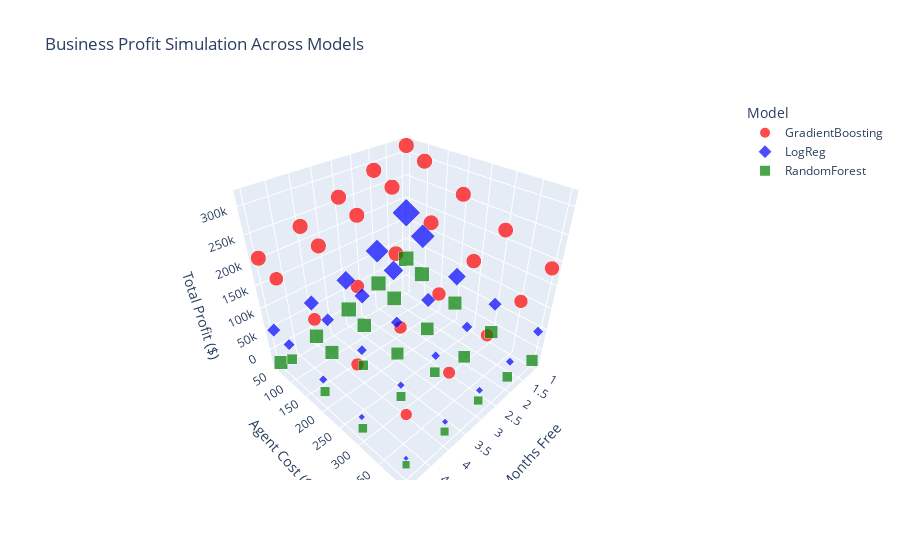

Source (notebook cell):
### Code cell
import pandas as pd
import numpy as np
import plotly.express as px


def prepare_df_pred(df, y_proba):
    n = min(len(df), len(y_proba))
    df_used = df.reset_index(drop=True).iloc[:n]
    y_used = pd.Series(y_proba).reset_index(drop=True).iloc[:n]
    return df_used, y_used


min_len = min(len(df_test), len(y_proba_lr), len(y_proba_rf), len(y_proba))
df_test_trim = df_test.reset_index(drop=True).iloc[:min_len]

y_lr_trim = pd.Series(y_proba_lr).reset_index(drop=True).iloc[:min_len]
y_rf_trim = pd.Series(y_proba_rf).reset_index(drop=True).iloc[:min_len]
y_gb_trim = pd.Series(y_proba).reset_index(drop=True).iloc[:min_len]

models = {
    "LogReg": y_lr_trim,
    "RandomForest": y_rf_trim,
    "GradientBoosting": y_gb_trim
}

months_free = [1, 2, 3, 4, 5]
agent_cost = [50, 100, 200, 300, 400]

all_rows = []

for model_name, y_model in models.items():
    df_model = df_test_trim.copy()
    for m in months_free:
        for c in agent_cost:
            profit, coverage, recall = simulate(df_model, y_model, m, c)
            all_rows.append({
                "model": model_name,
                "months_free": m,
                "agent_cost": c,
                "profit": profit,
                "coverage_%": 100 * coverage,
                "recall": recall
            })


results = pd.DataFrame(all_rows).sort_values(["model", "months_free", "agent_cost"])
results


fig = px.scatter_3d(
    results,
    x="months_free",
    y="agent_cost",
    z="profit",
    color="model",            
    size="coverage_%",
    symbol="model",           
    title="Business Profit Simulation Across Models",
    labels={
        "months_free": "Months Free",
        "agent_cost": "Agent Cost ($)",
        "profit": "Total Profit ($)",
        "coverage_%": "Coverage (%)",
        "model": "Model"
    },
    color_discrete_map={"LogReg": "blue", "RandomForest": "green", "GradientBoosting": "red"}
)

fig.show()

### Figure 1 — Plotly figure (JSON) as saved in the notebook; plotly's stock layout.template omitted (floating-point values rounded to 4 significant figures)
{"data": [{"hovertemplate": "Model=GradientBoosting<br>Months Free=%{x}<br>Agent Cost ($)=%{y}<br>Total Profit ($)=%{z}<br>Coverage (%)=%{marker.size}<extra></extra>", "legendgroup": "GradientBoosting", "marker": {"color": "red", "size": [27.18, 26.97, 26.76, 25.83, 24.2, 27.18, 26.9, 26.47, 25.05, 20.87, 27.18, 26.83, 25.83, 21.36, 18.24, 26.9, 26.76, 21.58, 18.88, 17.25, 26.76, 22.0, 19.45, 18.1, 15.33], "sizemode": "area", "sizeref": 0.1173, "symbol": "circle"}, "mode": "markers", "name": "GradientBoosting", "scene": "scene", "showlegend": true, "type": "scatter3d", "x": [1, 1, 1, 1, 1, 2, 2, 2, 2, 2, 3, 3, 3, 3, 3, 4, 4, 4, 4, 4, 5, 5, 5, 5, 5], "y": [50, 100, 200, 300, 400, 50, 100, 200, 300, 400, 50, 100, 200, 300, 400, 50, 100, 200, 300, 400, 50, 100, 200, 300, 400], "z": [316100.0, 297000.0, 259100.0, 222000.0, 186400.0, 288700.0, 269600.0, 231900.0, 195400.0, 162600.0, 261200.0, 242300.0, 204900.0, 171000.0, 144000.0, 233900.0, 214900.0, 179700.0, 152100.0, 126400.0, 206500.0, 188700.0, 160800.0, 134100.0, 109800.0]}, {"hovertemplate": "Model=LogReg<br>Months Free=%{x}<br>Agent Cost ($)=%{y}<br>Total Profit ($)=%{z}<br>Coverage (%)=%{marker.size}<extra></extra>", "legendgroup": "LogReg", "marker": {"color": "blue", "size": [46.91, 36.27, 20.37, 11.07, 6.529, 33.43, 24.77, 12.99, 7.452, 4.258, 22.92, 14.83, 8.73, 5.039, 3.336, 14.69, 10.65, 6.388, 3.549, 2.626, 11.14, 8.02, 4.684, 2.839, 1.845], "sizemode": "area", "sizeref": 0.1173, "symbol": "diamond"}, "mode": "markers", "name": "LogReg", "scene": "scene", "showlegend": true, "type": "scatter3d", "x": [1, 1, 1, 1, 1, 2, 2, 2, 2, 2, 3, 3, 3, 3, 3, 4, 4, 4, 4, 4, 5, 5, 5, 5, 5], "y": [50, 100, 200, 300, 400, 50, 100, 200, 300, 400, 50, 100, 200, 300, 400, 50, 100, 200, 300, 400, 50, 100, 200, 300, 400], "z": [170900.0, 132700.0, 75400.0, 56710.0, 45830.0, 111600.0, 85570.0, 60660.0, 49650.0, 27920.0, 78200.0, 64370.0, 53320.0, 34230.0, 21830.0, 66530.0, 52630.0, 39490.0, 24600.0, 17310.0, 49220.0, 45010.0, 29020.0, 17840.0, 11330.0]}, {"hovertemplate": "Model=RandomForest<br>Months Free=%{x}<br>Agent Cost ($)=%{y}<br>Total Profit ($)=%{z}<br>Coverage (%)=%{marker.size}<extra></extra>", "legendgroup": "RandomForest", "marker": {"color": "green", "size": [27.04, 25.69, 22.5, 19.94, 17.18, 26.69, 24.27, 21.29, 18.17, 12.07, 26.54, 23.7, 19.38, 12.56, 9.936, 23.92, 22.71, 12.28, 10.65, 8.801, 21.86, 12.85, 11.21, 10.22, 7.239], "sizemode": "area", "sizeref": 0.1173, "symbol": "square"}, "mode": "markers", "name": "RandomForest", "scene": "scene", "showlegend": true, "type": "scatter3d", "x": [1, 1, 1, 1, 1, 2, 2, 2, 2, 2, 3, 3, 3, 3, 3, 4, 4, 4, 4, 4, 5, 5, 5, 5, 5], "y": [50, 100, 200, 300, 400, 50, 100, 200, 300, 400, 50, 100, 200, 300, 400, 50, 100, 200, 300, 400, 50, 100, 200, 300, 400], "z": [54830.0, 35400.0, 6394.0, -15910.0, -28380.0, 28400.0, 12810.0, -14460.0, -27600.0, -10380.0, 2629.0, -12320.0, -26740.0, -7194.0, -3789.0, -19350.0, -31750.0, 1861.0, -3657.0, -7187.0, -34090.0, 8983.0, -874.4, -10110.0, -4430.0]}], "layout": {"legend": {"itemsizing": "constant", "title": {"text": "Model"}, "tracegroupgap": 0}, "scene": {"domain": {"x": [0, 1], "y": [0, 1]}, "xaxis": {"title": {"text": "Months Free"}}, "yaxis": {"title": {"text": "Agent Cost ($)"}}, "zaxis": {"title": {"text": "Total Profit ($)"}}}, "title": {"text": "Business Profit Simulation Across Models"}}}
